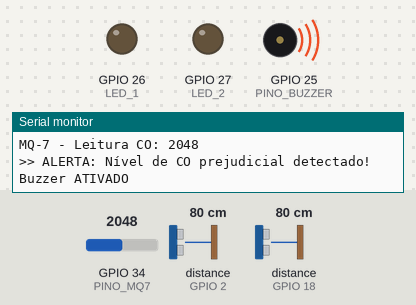
The sketch below on a simulated ESP32. On the bench: output pins drawn as LEDs (lit = HIGH), buzzer (waves = sounding, pin HIGH), the last lines printed to the serial monitor. Wiring (inferred from the names in the program): 2 × ultrasonic range finder: trigger GPIO 4, echo GPIO 2 / trigger GPIO 5, echo GPIO 18. The test bench sets the inputs (shaded band); at power-on: distance to the obstacle (sensors on GPIO 2, GPIO 18) 80 cm, GPIO 34 (PINO_MQ7) = 2048. The echo pulse lasts 58.3 µs per cm; pins used as bus, display or sensor lines are not drawn.

Above: at 1.2 s.
1.3 s: distance to the obstacle (sensor on GPIO 2) set to 12 cm
2.8 s: distance to the obstacle (sensor on GPIO 2) set to 9 cm
At 4.0 s:
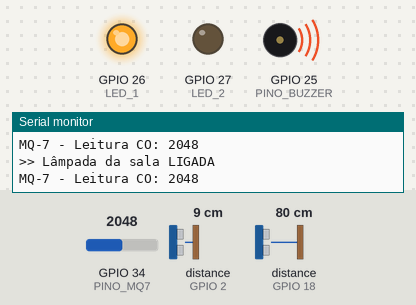
4.3 s: distance to the obstacle (sensor on GPIO 18) set to 12 cm
5.8 s: distance to the obstacle (sensor on GPIO 18) set to 9 cm
At 6.9 s:
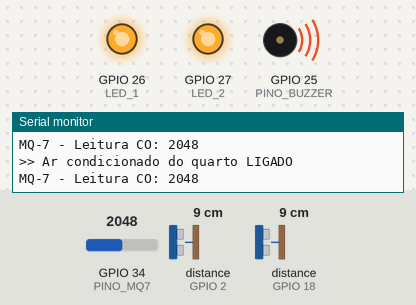
7.3 s: GPIO 34 (PINO_MQ7) set to 373
9.2 s: GPIO 34 (PINO_MQ7) set to 334
At 10.3 s:
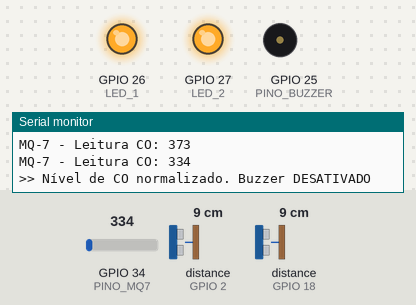
Timing chart, 0 to 12.2 s (numbered marks = the images above; inputs shaded):
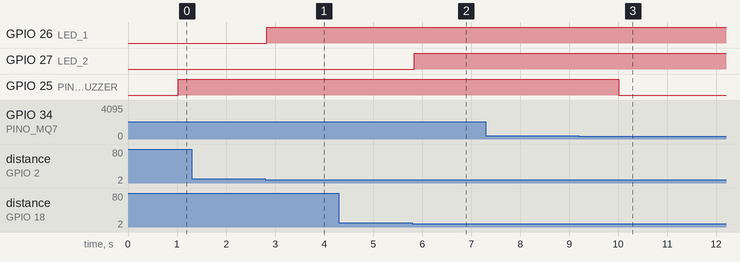

The sketch:

automacao-residencial.ino
```cpp
const int PINO_TRIG_1 = 4;
const int PINO_ECHO_1 = 2;
const int PINO_TRIG_2 = 5;
const int PINO_ECHO_2 = 18;
const int LED_1 = 26;
const int LED_2 = 27;

// MQ-7 e Buzzer
const int PINO_MQ7 = 34;
const int PINO_BUZZER = 25;
const int LIMIAR_CO = 350;
const unsigned long INTERVALO_MQ7 = 1000;
unsigned long ultimaLeituraMQ7 = 0;
bool alarmeAtivo = false;

unsigned long ultimaLeitura1 = 0;
unsigned long ultimaLeitura2 = 0;
const unsigned long INTERVALO_SENSOR = 200;

bool estadoLED1 = false;
bool estadoLED2 = false;

bool objetoDetectado1 = false;
bool objetoDetectado2 = false;

void setup() {
  Serial.begin(9600);
  pinMode(PINO_TRIG_1, OUTPUT);
  pinMode(PINO_ECHO_1, INPUT);
  pinMode(PINO_TRIG_2, OUTPUT);
  pinMode(PINO_ECHO_2, INPUT);
  pinMode(LED_1, OUTPUT);
  pinMode(LED_2, OUTPUT);
  pinMode(PINO_BUZZER, OUTPUT);
  digitalWrite(LED_1, LOW);
  digitalWrite(LED_2, LOW);
  digitalWrite(PINO_BUZZER, LOW);
  Serial.println("Sistema iniciado...");
}

float lerDistancia(int pinTrig, int pinEcho) {
  digitalWrite(pinTrig, LOW);
  delayMicroseconds(2);
  digitalWrite(pinTrig, HIGH);
  delayMicroseconds(10);
  digitalWrite(pinTrig, LOW);
  long duracao = pulseIn(pinEcho, HIGH, 30000);
  if (duracao == 0) return -1;
  return (duracao * 0.0343) / 2;
}

void processarSensor(int pinTrig, int pinEcho, bool &estadoLED, bool &objetoDetectado,
                     int pinLED, int numSensor, unsigned long &ultimaLeitura) {
  if (millis() - ultimaLeitura < INTERVALO_SENSOR) return;
  ultimaLeitura = millis();
  float distancia = lerDistancia(pinTrig, pinEcho);

  if (distancia >= 1.0 && distancia <= 10.0) {
    if (!objetoDetectado) {
      objetoDetectado = true;
      estadoLED = !estadoLED;
      digitalWrite(pinLED, estadoLED ? HIGH : LOW);

      if (numSensor == 1) {
        Serial.println(estadoLED ? ">> Lâmpada da sala LIGADA" : ">> Lâmpada da sala DESLIGADA");
      } else if (numSensor == 2) {
        Serial.println(estadoLED ? ">> Ar condicionado do quarto LIGADO" : ">> Ar condicionado do quarto DESLIGADO");
      }
    }
  } else {
    objetoDetectado = false;
  }
}

void processarMQ7() {
  if (millis() - ultimaLeituraMQ7 < INTERVALO_MQ7) return;
  ultimaLeituraMQ7 = millis();

  int leituraCO = analogRead(PINO_MQ7);

  Serial.print("MQ-7 - Leitura CO: ");
  Serial.println(leituraCO);

  if (leituraCO >= LIMIAR_CO) {
    if (!alarmeAtivo) {
      alarmeAtivo = true;
      Serial.println(">> ALERTA: Nível de CO prejudicial detectado! Buzzer ATIVADO");
    }
    digitalWrite(PINO_BUZZER, HIGH);
  } else {
    if (alarmeAtivo) {
      alarmeAtivo = false;
      Serial.println(">> Nível de CO normalizado. Buzzer DESATIVADO");
    }
    digitalWrite(PINO_BUZZER, LOW);
  }
}

void loop() {
  processarSensor(PINO_TRIG_1, PINO_ECHO_1, estadoLED1, objetoDetectado1,
                  LED_1, 1, ultimaLeitura1);
  processarSensor(PINO_TRIG_2, PINO_ECHO_2, estadoLED2, objetoDetectado2,
                  LED_2, 2, ultimaLeitura2);
  processarMQ7();
}
```

Measured:
- the behaviour switches between 11 and 10 cm on distance to the obstacle (sensor on GPIO 2) (found by bisection; images 0 and 1)
- the behaviour switches between 11 and 10 cm on distance to the obstacle (sensor on GPIO 18) (found by bisection; images 1 and 2)
- the behaviour switches between 350 and 349 on GPIO 34 (PINO_MQ7) (found by bisection; images 2 and 3)
- after the input at 2.8 s, GPIO 26 (LED_1): LOW → HIGH at once
- after the input at 5.8 s, GPIO 27 (LED_2): LOW → HIGH at once
- after the input at 9.2 s, GPIO 25 (PINO_BUZZER): HIGH → LOW after 0.81 s
